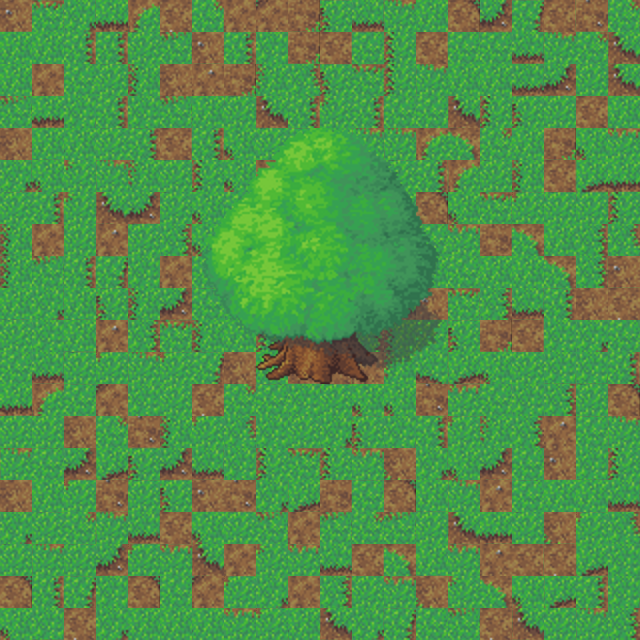

This is a level from a 2D game, rendered from its Tiled map with the project's own tilesets. A one-line summary and the map file follow, with tile-layer data summarised:
An orthogonal 20x20 tile map with 32x32 px tiles, 3 tile layers (Background, Foreground, Top), 3 tilesets and 1 object.

<map version="1.0" orientation="orthogonal" width="20" height="20" tilewidth="32" tileheight="32">
 <tileset firstgid="1" name="grass-tiles-2-small" tilewidth="32" tileheight="32">
  <image source="tileset/grass-tiles-2-small.png" width="384" height="192" />
 </tileset>
 <tileset firstgid="73" name="tree2-final" tilewidth="32" tileheight="32">
  <image source="tileset/tree2-final.png" width="256" height="256" />
 </tileset>
 <tileset firstgid="137" name="tree2-final" tilewidth="256" tileheight="256">
  <image source="tileset/tree2-final.png" width="256" height="256" />
 </tileset>
 <layer name="Background" width="20" height="20">
  <data>[400 cells, 400 non-empty, 60 distinct tile ids]</data>
 </layer>
 <layer name="Foreground" width="20" height="20">
  <data>[400 cells, 8 non-empty, 8 distinct tile ids]</data>
 </layer>
 <layer name="Top" width="20" height="20">
  <data>[400 cells, 56 non-empty, 56 distinct tile ids]</data>
 </layer>
 <objectgroup name="Collision" width="20" height="20">
  <object x="257" y="322" width="128" height="62" />
 </objectgroup>
</map>
